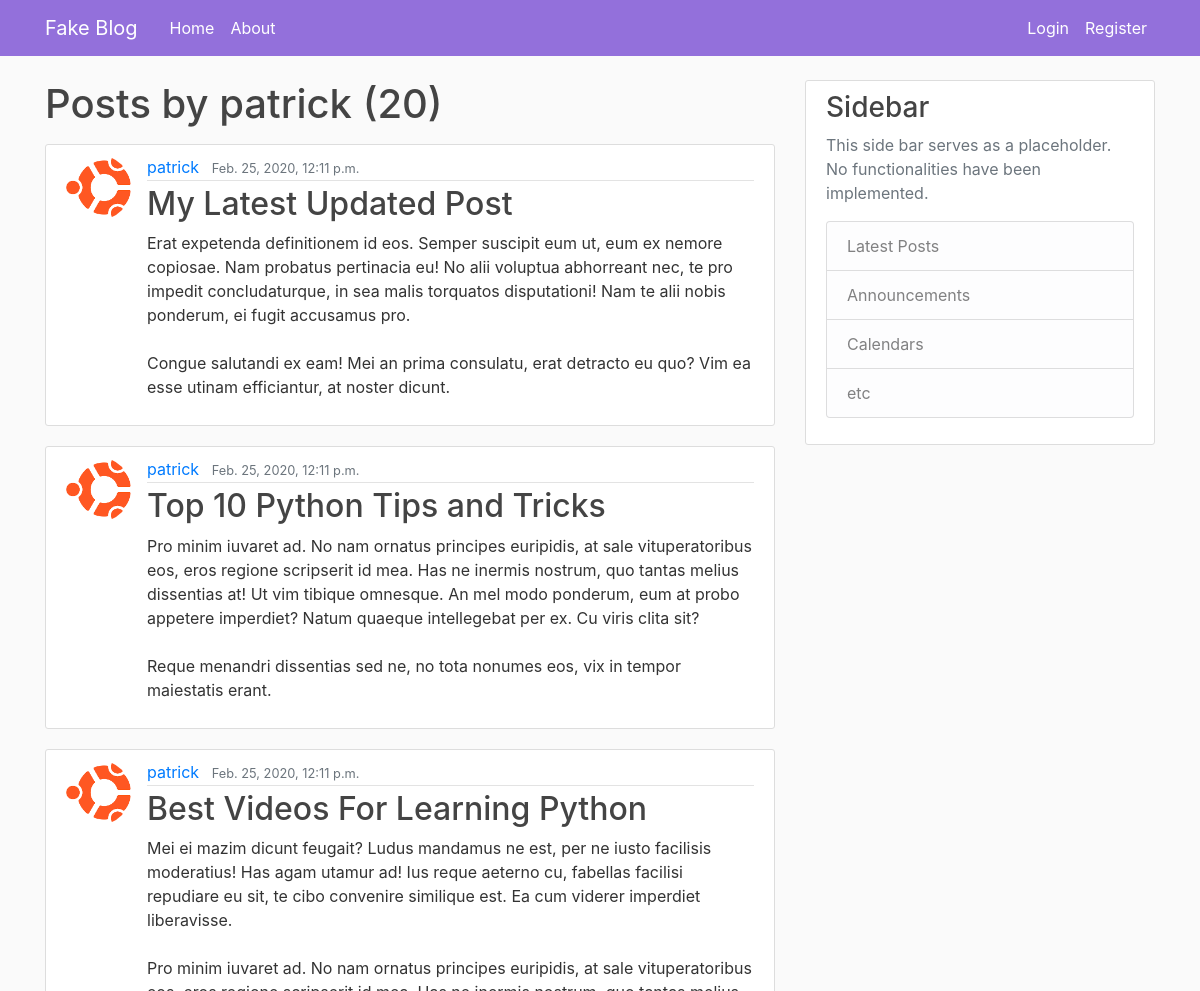
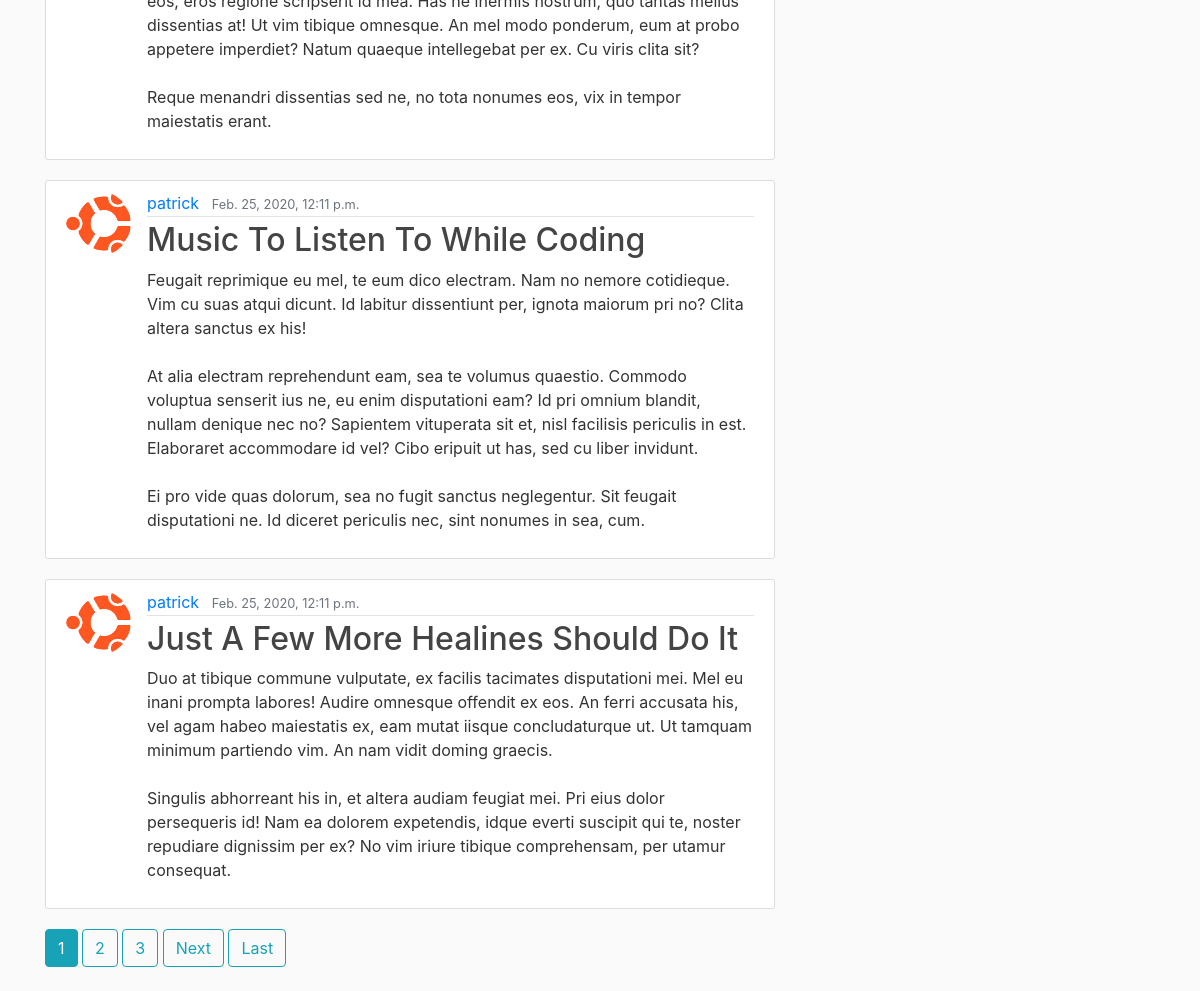
/user/patrick, run on the app's committed database (2 pictures, top to bottom).
### blog/models.py (models this page shows, shortened)
class Post(models.Model):
    title=models.CharField(max_length=100)
    content=models.TextField()
    date_posted=models.DateTimeField(default=timezone.now)
    author= models.ForeignKey(User, on_delete=models.CASCADE)

### users/models.py (models this page shows, shortened)
class Profile(models.Model):
    user = models.OneToOneField(User, on_delete=models.CASCADE)
    image = models.ImageField(default='default.jpg', upload_to='profile_pics')

### blog/views.py (the view)
# urls.py: path('user/<str:username>', UserPostListView.as_view(), name='user-posts'),
class UserPostListView(ListView):
    model=Post
    template_name='blog/user_posts.html'    #blog/post_list.html
    context_object_name= 'posts'
    paginate_by = 5
    def get_queryset(self):
        user=get_object_or_404(User, username=self.kwargs.get('username'))
        return Post.objects.filter(author=user).order_by('-date_posted')

### blog/templates/blog/user_posts.html (shortened to what this page needs)
{% extends 'blog/layout.html' %}
{% block content %}
    <h1 class="mb-3">Posts by {{ view.kwargs.username }} ({{ page_obj.paginator.count }})</h1>
    {% for post in posts %}
        <article class="media content-section">
            <img class="rounded-circle article-img" src="{{ post.author.profile.image.url }}">
            <div class="media-body">
                <div class="article-metadata">
                    <a class="mr-2" href="{% url 'user-posts' post.author.username %}">{{ post.author }}</a>
                    <small class="text-muted">{{ post.date_posted }}</small>
                </div>
                <h2><a class="article-title" href="{% url 'post-detail' post.id %}">{{ post.title }}</a></h2>
                <p class="article-content">{{ post.content }}</p>
            </div>
        </article>
    {% endfor %}
    {% if is_paginated %}
        {% for num in page_obj.paginator.page_range %}
            {% if page_obj.number == num %}
                <a class="btn btn-info mb-4" href="?page={{ num }}">{{ num }}</a>
            {% elif num > page_obj.number|add:'-3' %}
                {% if num < page_obj.number|add:'3' %}
                    <a class="btn btn-outline-info mb-4" href="?page={{ num }}">{{ num }}</a>
                {% endif %}
            {% endif %}
        {% endfor %}
        {% if page_obj.has_next %}
            <a class="btn btn-outline-info mb-4" href="?page={{ page_obj.next_page_number }}">Next</a>
            <a class="btn btn-outline-info mb-4" href="?page={{ page_obj.paginator.num_pages }}">Last</a>
        {% endif %}
    {% endif %}
{% endblock content %}

### blog/static/blog/main.css (style rules this page uses)
body { background: #fafafa; color: #333333; margin-top: 5rem; }
h1, h2, h3, h4, h5, h6 { color: #444444; }
.content-section { background: #ffffff; padding: 10px 20px; border: 1px solid #dddddd; border-radius: 3px; margin-bottom: 20px; }
.article-title { color: #444444; }
.article-content { white-space: pre-line; }
.article-img { height: 65px; width: 65px; margin-right: 16px; }
.article-metadata { padding-bottom: 1px; margin-bottom: 4px; border-bottom: 1px solid #e3e3e3 }

### data on the page
Post: author.profile.image (picture), author "patrick", date_posted "Feb. 25, 2020, 12:11 p.m.", title "My Latest Updated Post", content "Erat expetenda definitionem id eos. Semper suscipit eum ut, eum ex nemore copiosae. Nam probatus pertinacia eu! No alii voluptua abhorreant nec, te pro impedit concludaturque, in sea malis torquatos disputationi! Nam te alii nobis ponderum, ei fugit accusamus pro. Congue salutandi ex eam! Mei an prima consulatu, erat detracto eu quo? Vim ea esse utinam efficiantur, at noster dicunt."
Post: author.profile.image (picture), author "patrick", date_posted "Feb. 25, 2020, 12:11 p.m.", title "Top 10 Python Tips and Tricks", content "Pro minim iuvaret ad. No nam ornatus principes euripidis, at sale vituperatoribus eos, eros regione scripserit id mea. Has ne inermis nostrum, quo tantas melius dissentias at! Ut vim tibique omnesque. An mel modo ponderum, eum at probo appetere imperdiet? Natum quaeque intellegebat per ex. Cu viris clita sit? Reque menandri dissentias sed ne, no tota nonumes eos, vix in tempor maiestatis erant."
Post: author.profile.image (picture), author "patrick", date_posted "Feb. 25, 2020, 12:11 p.m.", title "Best Videos For Learning Python", content "Mei ei mazim dicunt feugait? Ludus mandamus ne est, per ne iusto facilisis moderatius! Has agam utamur ad! Ius reque aeterno cu, fabellas facilisi repudiare eu sit, te cibo convenire similique est. Ea cum viderer imperdiet liberavisse. Pro minim iuvaret ad. No nam ornatus principes euripidis, at sale vituperatoribus eos, eros regione scripserit id mea. Has ne inermis nostrum, quo tantas melius dissentias at! Ut vim tibique omnesque. An mel modo ponderum, eum at probo appetere imperdiet? Natum quaeque intellegebat per ex. Cu viris clita sit? Reque menandri dissentias sed ne, no tota nonumes eos, vix in tempor maiestatis erant."
Post: author.profile.image (picture), author "patrick", date_posted "Feb. 25, 2020, 12:11 p.m.", title "Music To Listen To While Coding", content "Feugait reprimique eu mel, te eum dico electram. Nam no nemore cotidieque. Vim cu suas atqui dicunt. Id labitur dissentiunt per, ignota maiorum pri no? Clita altera sanctus ex his! At alia electram reprehendunt eam, sea te volumus quaestio. Commodo voluptua senserit ius ne, eu enim disputationi eam? Id pri omnium blandit, nullam denique nec no? Sapientem vituperata sit et, nisl facilisis periculis in est. Elaboraret accommodare id vel? Cibo eripuit ut has, sed cu liber invidunt. Ei pro vide quas dolorum, sea no fugit sanctus neglegentur. Sit feugait disputationi ne. Id diceret periculis nec, sint nonumes in sea, cum."
Post: author.profile.image (picture), author "patrick", date_posted "Feb. 25, 2020, 12:11 p.m.", title "Just A Few More Healines Should Do It", content "Duo at tibique commune vulputate, ex facilis tacimates disputationi mei. Mel eu inani prompta labores! Audire omnesque offendit ex eos. An ferri accusata his, vel agam habeo maiestatis ex, eam mutat iisque concludaturque ut. Ut tamquam minimum partiendo vim. An nam vidit doming graecis. Singulis abhorreant his in, et altera audiam feugiat mei. Pri eius dolor persequeris id! Nam ea dolorem expetendis, idque everti suscipit qui te, noster repudiare dignissim per ex? No vim iriure tibique comprehensam, per utamur consequat."

### other printed values
{{ view.kwargs.username }} "patrick"
{{ page_obj.paginator.count }} "20"
{{ num }} "1"
{{ num }} "2" "3"
